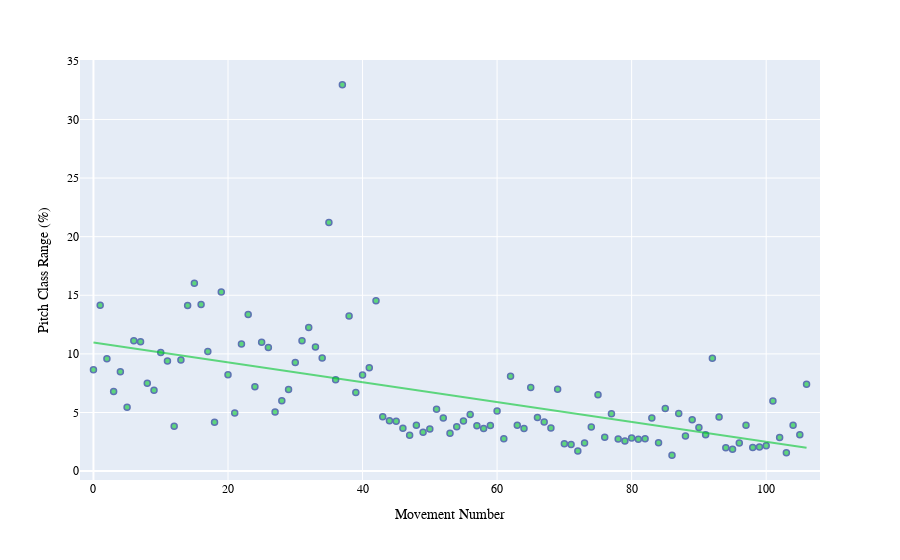

The cell this chart's notebook holds for it:
### Markdown cell above
Scatter Plot with Linear Regression Trendline

### Code cell
data2 = pd.read_csv('/Users/joshua ballance/Desktop/pitchclassprofile.csv', index_col=0)

revisedData = data2.iloc[12:13 , :]

listOfColumns = revisedData.columns
newListOfColumns = []
for el in listOfColumns:
    newListOfColumns.append(str(el))
    
newnewListOfColumns = []
for el in newListOfColumns:
    newnewListOfColumns.append(int(newListOfColumns.index(el)))
    
fig = px.scatter(x=newnewListOfColumns, y=revisedData.values.flat, labels={'x':'Movement Number', 'y':'Pitch Class Range (%)'}, trendline="ols")
fig.update_traces(marker_color='rgb(3,199,45)', marker_line_color='rgb(3,35,134)', marker_line_width=1.5, opacity=0.6)
#fig.update_layout(title={'text': "Pitch Class Spread", 'font':dict(family="Big Caslon, monospace", size=20, color='rgb(0,0,0)'), 'y':0.95, 'x':0.5, 'xanchor': 'center', 'yanchor': 'top'})
fig.update_layout(font=dict(family="Baskerville, monospace", size=12, color='rgb(0,0,0)'))
fig.update_xaxes(range=[-2, 108])
fig.show()
fig.update_layout(margin={'l': 0, 'r': 0, 't': 0, 'b': 0})
img_bytes = fig.to_image(format="png", width=600, height=350, scale=3)
Image(img_bytes)

### Figure 1 — Plotly figure (JSON) as saved in the notebook; plotly's stock layout.template omitted (floating-point values rounded to 4 significant figures)
{"data": [{"hovertemplate": "Movement Number=%{x}<br>Pitch Class Range (%)=%{y}<extra></extra>", "legendgroup": "", "marker": {"color": "rgb(3,199,45)", "line": {"color": "rgb(3,35,134)", "width": 1.5}, "symbol": "circle"}, "mode": "markers", "name": "", "opacity": 0.6, "orientation": "v", "showlegend": false, "type": "scatter", "x": [0, 1, 2, 3, 4, 5, 6, 7, 8, 9, 10, 11, 12, 13, 14, 15, 16, 17, 18, 19, 20, 21, 22, 23, 24, 25, 26, 27, 28, 29, 30, 31, 32, 33, 34, 35, 36, 37, 38, 39, 40, 41, 42, 43, 44, 45, 46, 47, 48, 49, 50, 51, 52, 53, 54, 55, 56, 57, 58, 59, 60, 61, 62, 63, 64, 65, 66, 67, 68, 69, 70, 71, 72, 73, 74, 75, 76, 77, 78, 79, 80, 81, 82, 83, 84, 85, 86, 87, 88, 89, 90, 91, 92, 93, 94, 95, 96, 97, 98, 99, 100, 101, 102, 103, 104, 105, 106], "xaxis": "x", "y": [8.656, 14.15, 9.576, 6.788, 8.476, 5.456, 11.12, 11.04, 7.487, 6.907, 10.12, 9.399, 3.826, 9.481, 14.12, 16.03, 14.21, 10.19, 4.167, 15.28, 8.223, 4.966, 10.84, 13.36, 7.199, 10.98, 10.55, 5.047, 5.995, 6.955, 9.272, 11.13, 12.25, 10.58, 9.645, 21.22, 7.803, 32.96, 13.24, 6.698, 8.209, 8.812, 14.53, 4.644, 4.295, 4.258, 3.663, 3.049, 3.911, 3.31, 3.598, 5.273, 4.537, 3.238, 3.786, 4.265, 4.838, 3.86, 3.638, 3.9, 5.119, 2.757, 8.1, 3.917, 3.639, 7.127, 4.571, 4.189, 3.686, 6.988, 2.337, 2.273, 1.717, 2.398, 3.765, 6.509, 2.882, 4.898, 2.735, 2.576, 2.82, 2.717, 2.77, 4.527, 2.415, 5.332, 1.352, 4.922, 3.003, 4.385, 3.71, 3.102, 9.639, 4.615, 1.983, 1.865, 2.405, 3.92, 2.024, 2.057, 2.159, 5.975, 2.857, 1.574, 3.922, 3.1, 7.417], "yaxis": "y"}, {"hovertemplate": "<b>OLS trendline</b><br>y = -0.0847957 * x + 10.978<br>R<sup>2</sup>=0.317420<br><br>Movement Number=%{x}<br>Pitch Class Range (%)=%{y} <b>(trend)</b><extra></extra>", "legendgroup": "", "marker": {"color": "rgb(3,199,45)", "line": {"color": "rgb(3,35,134)", "width": 1.5}, "symbol": "circle"}, "mode": "lines", "name": "", "opacity": 0.6, "showlegend": false, "type": "scatter", "x": [0, 1, 2, 3, 4, 5, 6, 7, 8, 9, 10, 11, 12, 13, 14, 15, 16, 17, 18, 19, 20, 21, 22, 23, 24, 25, 26, 27, 28, 29, 30, 31, 32, 33, 34, 35, 36, 37, 38, 39, 40, 41, 42, 43, 44, 45, 46, 47, 48, 49, 50, 51, 52, 53, 54, 55, 56, 57, 58, 59, 60, 61, 62, 63, 64, 65, 66, 67, 68, 69, 70, 71, 72, 73, 74, 75, 76, 77, 78, 79, 80, 81, 82, 83, 84, 85, 86, 87, 88, 89, 90, 91, 92, 93, 94, 95, 96, 97, 98, 99, 100, 101, 102, 103, 104, 105, 106], "xaxis": "x", "y": [10.98, 10.89, 10.81, 10.72, 10.64, 10.55, 10.47, 10.38, 10.3, 10.21, 10.13, 10.05, 9.96, 9.876, 9.791, 9.706, 9.621, 9.536, 9.452, 9.367, 9.282, 9.197, 9.112, 9.028, 8.943, 8.858, 8.773, 8.688, 8.604, 8.519, 8.434, 8.349, 8.264, 8.18, 8.095, 8.01, 7.925, 7.841, 7.756, 7.671, 7.586, 7.501, 7.417, 7.332, 7.247, 7.162, 7.077, 6.993, 6.908, 6.823, 6.738, 6.653, 6.569, 6.484, 6.399, 6.314, 6.229, 6.145, 6.06, 5.975, 5.89, 5.805, 5.721, 5.636, 5.551, 5.466, 5.381, 5.297, 5.212, 5.127, 5.042, 4.957, 4.873, 4.788, 4.703, 4.618, 4.533, 4.449, 4.364, 4.279, 4.194, 4.11, 4.025, 3.94, 3.855, 3.77, 3.686, 3.601, 3.516, 3.431, 3.346, 3.262, 3.177, 3.092, 3.007, 2.922, 2.838, 2.753, 2.668, 2.583, 2.498, 2.414, 2.329, 2.244, 2.159, 2.074, 1.99], "yaxis": "y"}], "layout": {"font": {"color": "rgb(0,0,0)", "family": "Baskerville, monospace", "size": 12}, "legend": {"tracegroupgap": 0}, "margin": {"t": 60}, "xaxis": {"anchor": "y", "domain": [0, 1], "range": [-2, 108], "title": {"text": "Movement Number"}}, "yaxis": {"anchor": "x", "domain": [0, 1], "title": {"text": "Pitch Class Range (%)"}}}}
